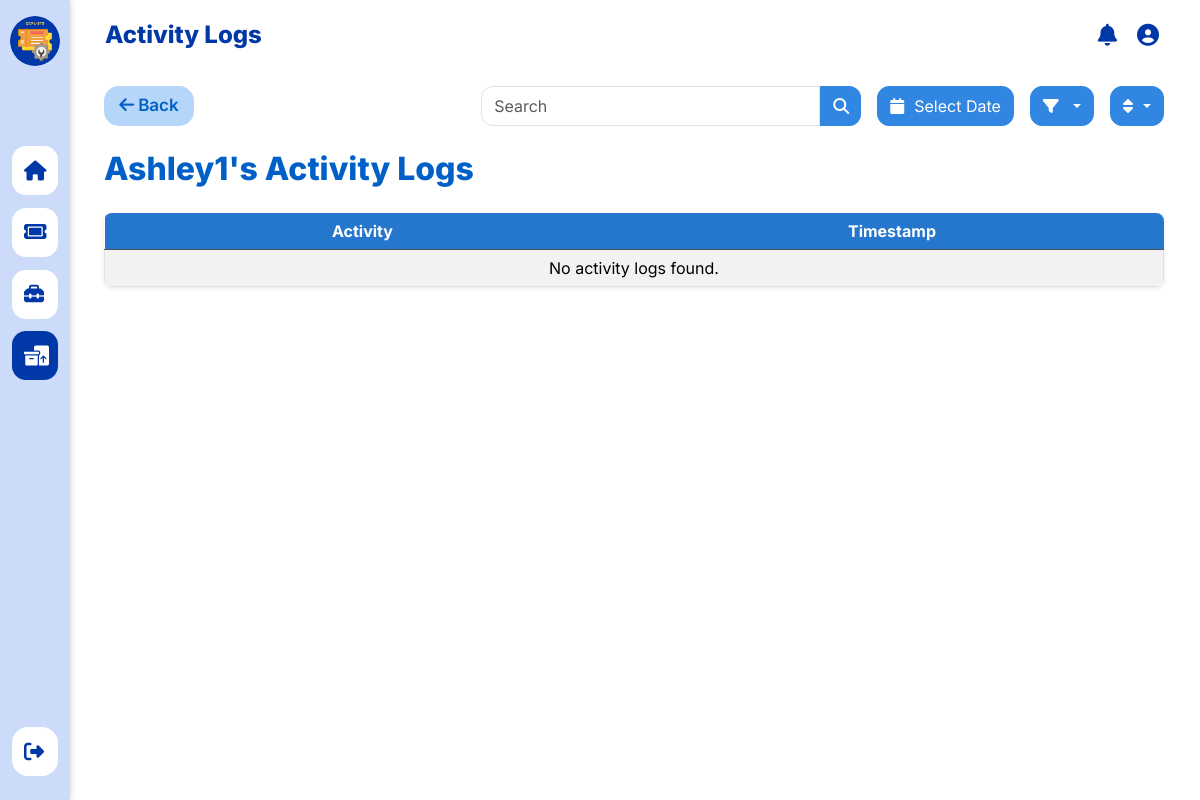
The page /auth/activityLogs.php (signed in) on the database as committed earlier.
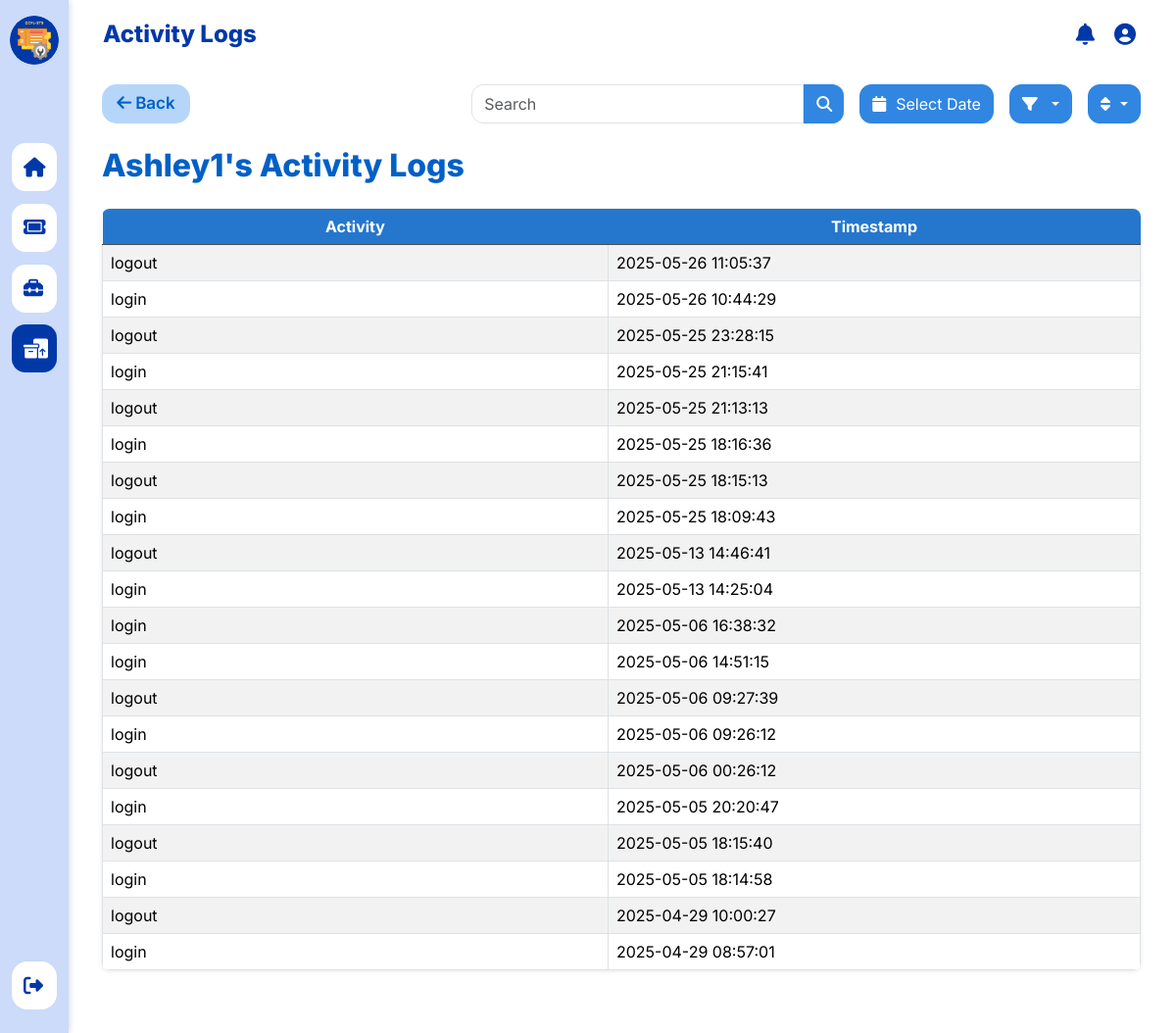
The same page on the database as committed later.
### tables this page shows
CREATE TABLE `t_activitylogs` (
  `id` int(11) NOT NULL,
  `UserId` int(11) NOT NULL,
  `activity_type` varchar(35) NOT NULL,
  `activity_time` datetime DEFAULT current_timestamp()
);

### admin/inc/sidebar.php (called while the page is built, shortened)
<?php
$roleId = $_SESSION['RoleId'];
?>

### auth/activityLogs.php (the view, shortened to what the changed rows need)
<?php
include '../Includes/config.php';
$userId = $_SESSION['UserId'];
$roleId = $_SESSION['RoleId'];
$firstName = $_SESSION['FirstName'];
if ($isAdmin = $roleId == 1) {
    $sql = "SELECT al.id, u.FirstName, r.RoleName, b.BranchName, al.activity_type, al.activity_time
            FROM t_activitylogs al
            JOIN t_users u ON al.UserId = u.UserId
            JOIN t_roles r ON u.RoleId = r.RoleId
            JOIN t_branch b ON u.BranchId = b.BranchId
            ORDER BY al.activity_time DESC";
    $stmt = $conn->prepare($sql);
    $stmt->execute();
} else {
    $sql = "SELECT al.id, al.activity_type, al.activity_time
            FROM t_activitylogs al
            WHERE al.UserId = :UserId
            ORDER BY al.activity_time DESC";
    $stmt = $conn->prepare($sql);
    $stmt->execute(['UserId' => $userId]);
}
$logs = $stmt->fetchAll(PDO::FETCH_ASSOC);
?>
<!DOCTYPE html>
<html lang="en">
<head>
    <link rel ="stylesheet" href="../asset/css/sidebar.css">
    <link rel="stylesheet" href="../asset/css/admin-dashboard.css">
    <link rel="stylesheet" href="../asset/css/admin-activity-mgmt.css">
    <link rel ="stylesheet" href="../asset/css/pagination.css">
    <link href="https://cdn.jsdelivr.net/npm/bootstrap@5.3.3/dist/css/bootstrap.min.css" rel="stylesheet">
    <link rel="stylesheet" href="https://cdnjs.cloudflare.com/ajax/libs/font-awesome/6.5.1/css/all.min.css">
</head>
<body>
    <div class="layout-container d-flex">
        <?php include '../admin/inc/sidebar.php'; ?>
        <div class="main-wrapper w-100" style="margin-left: 80px; margin-top: 30px;">
        <main class="px-4 py-5">
        <div class="col-12">
        <div class="row no-gutters mt-4">
                <div class="col-12">
                    <div class="row no-gutters">
                        <div class="col-6">
                            <h2 class="mb-4"><?= $roleId == 1 ? "All User Activity" : "$firstName's Activity Logs" ?></h2>
                        </div>
                        <div class="table-responsive">
                        <table id="logsTable" class="table table-striped table-hover">
                            <thead class="table-dark">
                            <tr>
                                <th style="width: 3%">Activity</th>
                                <th style="width: 3%">Timestamp</th>
                            </tr>
                            </thead>
                            <tbody>
                                <?php if (count($logs) > 0): ?>
                                    <?php foreach ($logs as $log): ?>
                                        <tr>
                                            <td><?= htmlspecialchars($log['activity_type']) ?></td>
                                            <td><?= htmlspecialchars($log['activity_time']) ?></td>
                                        </tr>
                                    <?php endforeach; ?>
                                <?php else: ?>
                                    <tr>
                                        <td colspan="<?= $roleId == 1 ? 5 : 2 ?>" class="text-center">No activity logs found.</td>
                                    </tr>
                                <?php endif; ?>
                            </tbody>
                        </table>
                    </div>
                </div>
            </div>
        </div>
    </main>
    </div>
    </div>
</body>
</html>

Rows that differ between the two databases and show on the page:
added t_activitylogs: activity_type "logout", activity_time "2025-05-26 11:05:37"
added t_activitylogs: activity_type "login", activity_time "2025-05-26 10:44:29"
added t_activitylogs: activity_type "logout", activity_time "2025-05-25 23:28:15"
added t_activitylogs: activity_type "login", activity_time "2025-05-25 21:15:41"
added t_activitylogs: activity_type "logout", activity_time "2025-05-25 21:13:13"
added t_activitylogs: activity_type "login", activity_time "2025-05-25 18:16:36"
added t_activitylogs: activity_type "logout", activity_time "2025-05-25 18:15:13"
added t_activitylogs: activity_type "login", activity_time "2025-05-25 18:09:43"
added t_activitylogs: activity_type "logout", activity_time "2025-05-13 14:46:41"
added t_activitylogs: activity_type "login", activity_time "2025-05-13 14:25:04"
added t_activitylogs: activity_type "login", activity_time "2025-05-06 16:38:32"
added t_activitylogs: activity_type "login", activity_time "2025-05-06 14:51:15"
added t_activitylogs: activity_type "logout", activity_time "2025-05-06 09:27:39"
added t_activitylogs: activity_type "login", activity_time "2025-05-06 09:26:12"
added t_activitylogs: activity_type "logout", activity_time "2025-05-06 00:26:12"
added t_activitylogs: activity_type "login", activity_time "2025-05-05 20:20:47"
added t_activitylogs: activity_type "logout", activity_time "2025-05-05 18:15:40"
added t_activitylogs: activity_type "login", activity_time "2025-05-05 18:14:58"
added t_activitylogs: activity_type "logout", activity_time "2025-04-29 10:00:27"
added t_activitylogs: activity_type "login", activity_time "2025-04-29 08:57:01"
Other text that changed with them:
text no longer shown: "No activity logs found."
